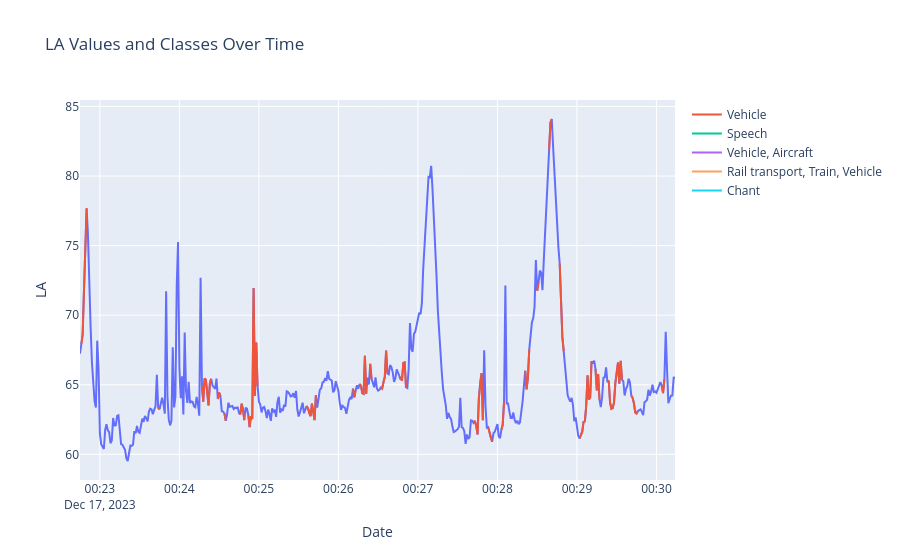

Notebook source saved alongside this figure:
### Markdown cell above
# plotting label

### Code cell
csv_file = r"\\192.168.205.117\AAC_Server\PUERTOS\NOISEPORT\20231211_SANTUR\5-Resultados\P1_CONTENEDORES\AI_MODEL\SPL_PREDICTIONS\P1_CONTENEDORES_v1_1_test.csv"
df_all = pd.read_csv(csv_file)
df_all['timestamp'] = pd.to_datetime(df_all['timestamp'])


gap_threshold = pd.Timedelta(seconds=1)
fig = px.line(df_all, x='timestamp', y='LA', title='LA Values Over Time')

unique_classes = df_all['class'].dropna().unique()
for unique_class in unique_classes:
    df_class = df_all[(df_all['class'] == unique_class)].sort_values('timestamp')
    
    df_class['time_diff'] = df_class['timestamp'].diff()
    df_class.loc[df_class['time_diff'] > gap_threshold, 'LA'] = None
    fig.add_scatter(x=df_class['timestamp'], y=df_class['LA'], mode='lines', name=unique_class)


# fig.update_layout(width=2500, height=1100)
fig.update_layout(title_text='LA Values and Classes Over Time')
fig.update_xaxes(title_text='Date')
fig.update_yaxes(title_text='LA')

fig.show()

print(f"Unique classes: {len(unique_classes)}")
print(unique_classes)

### Figure 1 — Plotly figure (JSON) as saved in the notebook; plotly's stock layout.template omitted (floating-point values rounded to 4 significant figures; data arrays with more than 128 entries replaced by an {"elided": "..."} marker saying what was removed)
{"data": [{"hovertemplate": "timestamp=%{x}<br>LA=%{y}<extra></extra>", "legendgroup": "", "line": {"color": "#636efa", "dash": "solid"}, "marker": {"symbol": "circle"}, "mode": "lines", "name": "", "orientation": "v", "showlegend": false, "type": "scatter", "x": {"elided": "450 str values"}, "xaxis": "x", "y": {"elided": "450 float values"}, "yaxis": "y"}, {"mode": "lines", "name": "Vehicle", "type": "scatter", "x": {"elided": "208 str values"}, "y": {"elided": "208 float values"}}, {"mode": "lines", "name": "Speech", "type": "scatter", "x": ["2023-12-17T00:28:09"], "y": [63.09]}, {"mode": "lines", "name": "Vehicle, Aircraft", "type": "scatter", "x": ["2023-12-17T00:28:11"], "y": [62.61]}, {"mode": "lines", "name": "Rail transport, Train, Vehicle", "type": "scatter", "x": ["2023-12-17T00:29:12"], "y": [66.52]}, {"mode": "lines", "name": "Chant", "type": "scatter", "x": ["2023-12-17T00:30:09"], "y": [63.68]}], "layout": {"legend": {"tracegroupgap": 0}, "title": {"text": "LA Values and Classes Over Time"}, "xaxis": {"anchor": "y", "domain": [0, 1], "title": {"text": "Date"}}, "yaxis": {"anchor": "x", "domain": [0, 1], "title": {"text": "LA"}}}}
